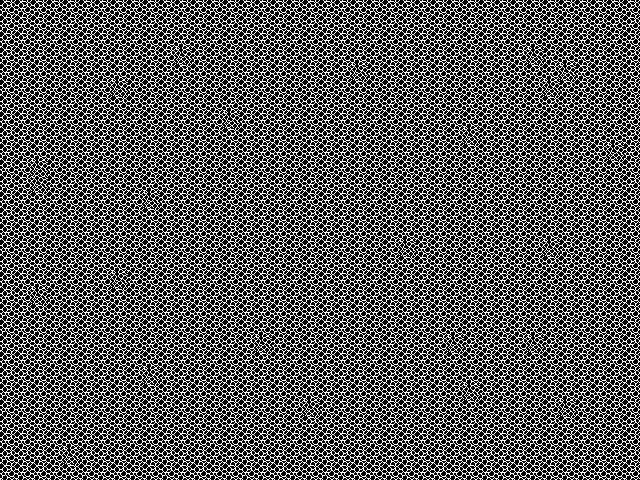

Below is a game level as drawn by its tile map, then a one-line description and the .tmx file that defines it, in full:
An orthogonal 40x30 tile map with 16x16 px tiles, 1 tile layer (Kachelebene 1).

<map version="1.2" tiledversion="1.3.3" orientation="orthogonal" renderorder="right-down" width="40" height="30" tilewidth="16" tileheight="16" infinite="0" nextlayerid="2" nextobjectid="1">
 <tileset firstgid="1" source="myPONG.tsx" />
 <layer id="1" name="Kachelebene 1" width="40" height="30">
  <data encoding="csv">
26,26,26,26,26,26,26,26,26,26,26,26,26,26,26,26,26,26,26,26,26,26,26,26,26,26,26,26,26,26,26,26,26,26,26,26,26,26,26,26,
26,26,26,26,26,26,26,26,26,26,26,26,26,26,26,26,26,26,26,26,26,26,26,26,26,26,26,26,26,26,26,26,26,26,26,26,26,26,26,26,
26,26,26,26,26,26,26,26,26,26,26,26,26,26,26,26,26,26,26,26,26,26,26,26,26,26,26,26,26,26,26,26,26,26,26,26,26,26,26,26,
26,26,26,26,26,26,26,26,26,26,26,28,26,26,26,26,26,26,26,26,26,26,26,26,26,26,26,26,26,26,26,26,26,28,26,26,26,26,26,26,
26,26,26,26,26,26,26,26,26,26,26,26,26,26,26,26,26,26,26,26,26,26,28,26,26,26,26,26,26,26,26,26,26,26,26,28,26,26,26,26,
26,26,26,26,26,26,26,28,26,26,26,26,26,26,26,26,26,26,26,26,26,26,26,26,26,26,26,26,26,26,26,26,26,26,28,26,26,26,26,26,
26,26,26,26,26,26,26,26,26,26,26,26,26,26,26,26,26,26,26,26,26,26,26,26,26,26,26,26,26,26,26,26,26,26,26,26,26,26,26,26,
26,26,26,26,26,26,26,26,26,26,26,26,26,26,28,26,26,26,26,26,26,26,26,26,26,26,26,26,26,26,26,26,26,26,26,26,26,26,26,26,
26,26,26,26,26,26,26,26,26,26,26,26,26,26,26,26,26,26,26,26,26,26,26,26,26,26,26,26,26,28,26,26,26,26,26,26,26,26,26,26,
26,26,26,26,26,26,26,26,26,26,26,26,26,26,26,26,26,26,26,26,26,26,26,26,26,26,26,26,26,26,26,26,26,26,26,26,26,26,28,26,
26,26,28,26,26,26,26,26,26,26,26,26,26,26,26,26,26,26,26,26,26,26,26,26,26,26,26,26,26,26,26,26,26,26,26,26,26,26,26,26,
26,26,28,26,26,26,26,26,26,26,26,26,26,26,26,26,26,26,26,26,26,26,26,26,26,26,26,26,26,26,26,26,26,26,26,26,26,26,26,26,
26,26,26,26,26,26,26,26,26,28,26,26,26,26,26,26,26,26,26,26,26,26,26,26,26,26,26,26,26,26,26,26,26,26,26,26,26,26,26,26,
26,26,26,26,26,26,26,26,26,26,26,26,26,26,26,26,26,26,26,26,26,26,26,26,26,26,26,26,26,26,26,26,26,26,26,26,26,26,26,26,
26,26,26,26,26,26,26,26,26,26,26,26,26,26,26,26,26,26,26,26,26,26,26,26,26,26,26,26,26,26,26,26,26,26,26,26,26,26,26,26,
26,26,26,26,26,26,26,26,26,26,26,26,26,26,26,26,26,26,26,26,26,26,26,26,26,28,26,26,26,26,26,26,26,26,28,26,26,26,26,26,
26,26,26,26,26,26,26,26,26,26,26,26,26,26,26,26,26,26,26,26,26,26,26,26,26,26,26,26,26,26,26,26,26,26,26,26,26,26,26,26,
26,26,26,26,26,26,26,28,26,26,26,26,26,26,26,26,26,26,26,26,26,26,26,26,26,26,26,26,26,26,26,26,26,26,26,26,26,26,26,26,
26,26,28,26,26,26,26,26,26,26,26,26,26,26,26,26,26,26,26,26,26,26,26,26,26,26,26,26,26,26,26,26,26,26,26,26,26,26,26,26,
26,26,26,26,26,26,26,26,26,26,26,26,26,26,26,26,26,26,26,26,26,26,26,26,26,26,26,26,26,26,26,26,26,26,26,26,26,26,26,26,
26,26,26,26,26,26,26,26,26,26,26,26,26,26,26,26,26,26,26,26,26,26,26,26,26,26,26,26,26,26,26,26,26,26,26,26,26,26,26,26,
26,26,26,26,26,26,26,26,26,26,26,26,26,26,26,26,28,26,26,26,26,26,26,26,26,26,26,26,28,26,26,26,26,28,26,26,26,26,26,26,
26,26,26,26,26,26,26,26,26,26,26,26,26,26,26,26,26,26,26,26,26,26,26,26,26,26,26,26,26,26,26,26,26,26,26,26,26,26,26,26,
26,26,26,26,26,26,26,26,26,28,26,26,26,26,26,26,26,26,26,26,26,26,26,26,26,26,26,26,26,26,26,26,26,26,26,26,26,26,26,26,
26,26,26,26,26,26,26,26,26,26,26,26,26,26,26,26,26,26,26,26,26,26,26,26,26,26,26,26,26,28,26,26,26,26,26,26,26,26,26,26,
26,26,26,26,26,26,26,26,26,26,26,26,26,26,26,26,26,26,26,28,26,26,26,26,26,26,26,26,26,26,26,26,26,26,26,28,26,26,26,26,
26,26,26,26,26,26,26,26,26,26,26,26,26,26,26,26,26,26,26,26,26,26,26,26,26,26,26,26,26,26,26,26,26,26,26,26,26,26,26,26,
26,26,26,26,26,26,26,26,26,26,26,26,26,26,26,26,26,26,26,26,26,26,26,26,26,26,26,26,26,26,26,26,26,26,26,26,26,26,26,26,
26,26,26,26,28,26,26,26,26,26,26,26,26,26,26,26,26,26,26,26,26,26,26,26,26,26,26,26,26,26,26,26,26,26,26,26,26,26,26,26,
26,26,26,26,26,26,26,26,26,26,26,26,26,26,26,26,26,26,26,26,26,26,26,26,26,26,26,26,26,26,26,26,26,26,26,26,26,26,26,26
</data>
 </layer>
</map>